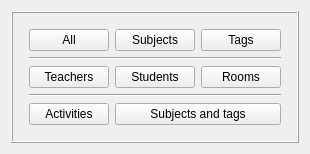
      <widget class="QWidget" name="spaceConstraintsTab">
       <attribute name="title">
        <string comment="It is a tab for shortcut buttons to space constraints, so it refers to space constraints, but we need to keep it short, that is why I don't add also 'constraints'">Space</string>
       </attribute>
       <layout class="QGridLayout" name="gridLayout_12">
        <item row="0" column="1">
         <spacer name="verticalSpacer">
          <property name="orientation">
           <enum>Qt::Vertical</enum>
          </property>
          <property name="sizeHint" stdset="0">
           <size>
            <width>20</width>
            <height>0</height>
           </size>
          </property>
         </spacer>
        </item>
        <item row="1" column="0">
         <spacer name="horizontalSpacer">
          <property name="orientation">
           <enum>Qt::Horizontal</enum>
          </property>
          <property name="sizeHint" stdset="0">
           <size>
            <width>0</width>
            <height>20</height>
           </size>
          </property>
         </spacer>
        </item>
        <item row="1" column="1">
         <widget class="QFrame" name="frameSpace">
          <property name="enabled">
           <bool>true</bool>
          </property>
          <property name="frameShape">
           <enum>QFrame::Box</enum>
          </property>
          <property name="frameShadow">
           <enum>QFrame::Raised</enum>
          </property>
          <layout class="QGridLayout" name="gridLayout_8">
           <property name="leftMargin">
            <number>16</number>
           </property>
           <property name="topMargin">
            <number>16</number>
           </property>
           <property name="rightMargin">
            <number>16</number>
           </property>
           <property name="bottomMargin">
            <number>16</number>
           </property>
           <item row="0" column="0">
            <layout class="QGridLayout" name="gridLayout_2">
             <item row="0" column="0">
              <widget class="QPushButton" name="shortcutAllSpaceConstraintsPushButton">
               <property name="text">
                <string comment="It refers to all space constraints (it is the text of a button for activating all space constraints dialog on the main form). It is on the shortcuts tab buttons, so keep translation short">All</string>
               </property>
              </widget>
             </item>
             <item row="4" column="0">
              <widget class="QPushButton" name="shortcutActivitiesSpaceConstraintsPushButton">
               <property name="text">
                <string comment="It is on the shortcuts tab buttons, so keep translation short">Activities</string>
               </property>
              </widget>
             </item>
             <item row="2" column="2">
              <widget class="QPushButton" name="shortcutRoomsSpaceConstraintsPushButton">
               <property name="text">
                <string comment="It is on the shortcuts tab buttons, so keep translation short">Rooms</string>
               </property>
              </widget>
             </item>
             <item row="2" column="0">
              <widget class="QPushButton" name="shortcutTeachersSpaceConstraintsPushButton">
               <property name="text">
                <string comment="It is on the shortcuts tab buttons, so keep translation short">Teachers</string>
               </property>
              </widget>
             </item>
             <item row="2" column="1">
              <widget class="QPushButton" name="shortcutStudentsSpaceConstraintsPushButton">
               <property name="text">
                <string comment="It is on the shortcuts tab buttons, so keep translation short">Students</string>
               </property>
              </widget>
             </item>
             <item row="0" column="1">
              <widget class="QPushButton" name="shortcutSubjectsSpaceConstraintsPushButton">
               <property name="text">
                <string comment="It is on the shortcuts tab buttons, so keep translation short">Subjects</string>
               </property>
              </widget>
             </item>
             <item row="0" column="2">
              <widget class="QPushButton" name="shortcutActivityTagsSpaceConstraintsPushButton">
               <property name="text">
                <string comment="It means activity tags, but I want to keep it short. It is on the shortcuts tab buttons, so keep translation short">Tags</string>
               </property>
              </widget>
             </item>
             <item row="4" column="1" colspan="2">
              <widget class="QPushButton" name="shortcutSubjectsAndActivityTagsSpaceConstraintsPushButton">
               <property name="text">
                <string comment="Tags means activity tags, but I want to keep it short. It is on the shortcuts tab buttons, so keep translation short">Subjects and tags</string>
               </property>
              </widget>
             </item>
             <item row="3" column="0" colspan="3">
              <widget class="Line" name="line_4">
               <property name="orientation">
                <enum>Qt::Horizontal</enum>
               </property>
              </widget>
             </item>
             <item row="1" column="0" colspan="3">
              <widget class="Line" name="line_3">
               <property name="orientation">
                <enum>Qt::Horizontal</enum>
               </property>
              </widget>
             </item>
            </layout>
           </item>
          </layout>
         </widget>
        </item>
        <item row="1" column="2">
         <spacer name="horizontalSpacer_2">
          <property name="orientation">
           <enum>Qt::Horizontal</enum>
          </property>
          <property name="sizeHint" stdset="0">
           <size>
            <width>0</width>
            <height>20</height>
           </size>
          </property>
         </spacer>
        </item>
        <item row="2" column="1">
         <spacer name="verticalSpacer_2">
          <property name="orientation">
           <enum>Qt::Vertical</enum>
          </property>
          <property name="sizeHint" stdset="0">
           <size>
            <width>20</width>
            <height>0</height>
           </size>
          </property>
         </spacer>
        </item>
       </layout>
      </widget>
